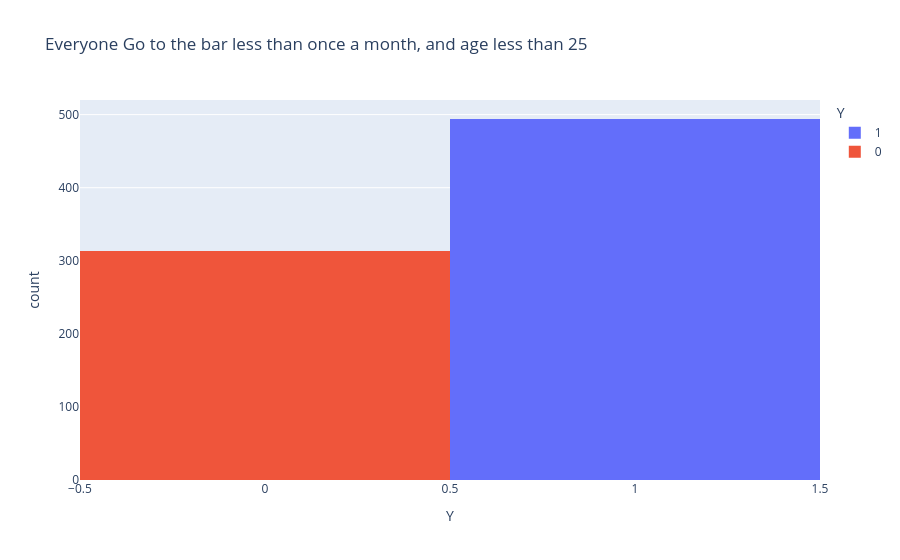

Notebook cell for this chart:
### Code cell
fig = px.histogram(lt1m_lt25_df, x="Y", title="Everyone Go to the bar less than once a month, and age less than 25", color="Y" )                
fig.show()
fig.write_image("images/all_less_than_once_less25.png")

### Figure 1 — Plotly figure (JSON) as saved in the notebook; plotly's stock layout.template omitted (floating-point values rounded to 4 significant figures; data arrays with more than 128 entries replaced by an {"elided": "..."} marker saying what was removed)
{"data": [{"bingroup": "x", "hovertemplate": "Y=%{x}<br>count=%{y}<extra></extra>", "legendgroup": "1", "marker": {"color": "#636efa", "pattern": {"shape": ""}}, "name": "1", "orientation": "v", "showlegend": true, "type": "histogram", "x": {"elided": "494 int values"}, "xaxis": "x", "yaxis": "y"}, {"bingroup": "x", "hovertemplate": "Y=%{x}<br>count=%{y}<extra></extra>", "legendgroup": "0", "marker": {"color": "#EF553B", "pattern": {"shape": ""}}, "name": "0", "orientation": "v", "showlegend": true, "type": "histogram", "x": {"elided": "314 int values"}, "xaxis": "x", "yaxis": "y"}], "layout": {"barmode": "relative", "legend": {"title": {"text": "Y"}, "tracegroupgap": 0}, "title": {"text": "Everyone Go to the bar less than once a month, and age less than 25"}, "xaxis": {"anchor": "y", "categoryarray": [1, 0], "categoryorder": "array", "domain": [0, 1], "title": {"text": "Y"}}, "yaxis": {"anchor": "x", "domain": [0, 1], "title": {"text": "count"}}}}
